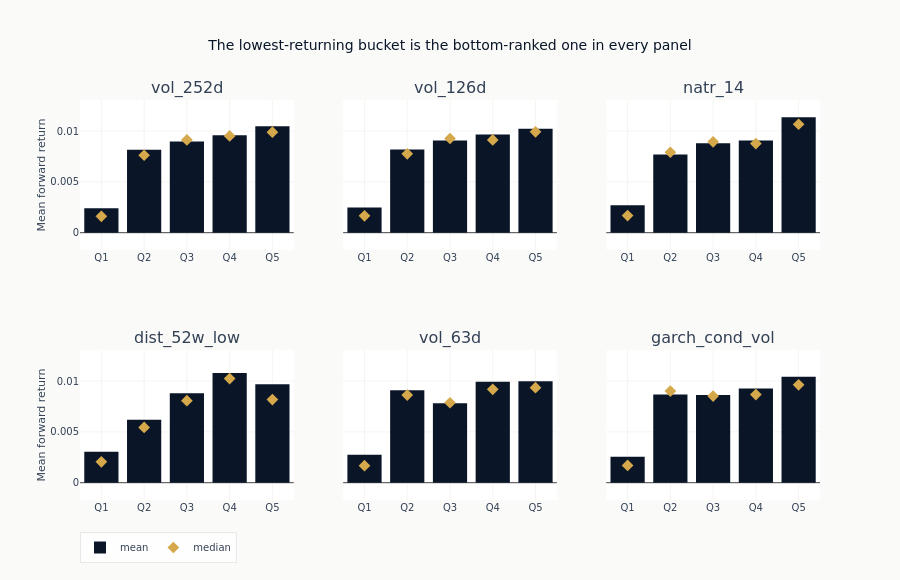

The notebook cell this image was saved under:
### Code cell
if quantile_spreads:
    n_show = min(6, len(quantile_spreads))
    feats_to_show = list(quantile_spreads.keys())[:n_show]
    n_rows_fig = (n_show + 2) // 3
    fig = make_subplots(rows=n_rows_fig, cols=3, subplot_titles=feats_to_show, shared_yaxes=True)
    for idx, feat in enumerate(feats_to_show):
        r, c = divmod(idx, 3)
        fig.add_trace(
            go.Bar(
                x=QUANTILE_LABELS,
                y=quantile_spreads[feat]["q_means"],
                marker_color=COLORS["blue"],
                name="mean",
                legendgroup="mean",
                showlegend=idx == 0,
            ),
            row=r + 1,
            col=c + 1,
        )
        fig.add_trace(
            go.Scatter(
                x=QUANTILE_LABELS,
                y=quantile_spreads[feat]["q_medians"],
                mode="markers",
                marker=dict(color=COLORS["amber"], size=9, symbol="diamond"),
                name="median",
                legendgroup="median",
                showlegend=idx == 0,
            ),
            row=r + 1,
            col=c + 1,
        )
    # One y range across the panels, so their heights are comparable. It includes zero
    # and is otherwise taken from the values.
    profile_values = [
        value
        for feat in feats_to_show
        for key in ("q_means", "q_medians")
        for value in quantile_spreads[feat][key]
    ]
    lo, hi = min(0.0, min(profile_values)), max(0.0, max(profile_values))
    pad = 0.15 * (hi - lo)
    fig.update_yaxes(range=[lo - pad, hi + pad])
    fig.update_layout(
        template="ml4t",
        height=260 * n_rows_fig + 60,
        width=900,
        title_text="The lowest-returning bucket is the bottom-ranked one in every panel",
        legend=dict(orientation="h", y=-0.08),
    )
    fig.update_yaxes(title_text="Mean forward return", col=1)
    style.show_plotly_with_alt(
        fig,
        "A grid of panels, one per leading feature, each with five bars for quintiles Q1 to Q5 of "
        "mean forward return and an amber diamond for the median. In every panel Q1 is the lowest "
        "bar at roughly a quarter of the others, while Q2 through Q5 sit close together, so the "
        "signal separates the bottom bucket rather than ordering the whole cross-section.",
    )

### Figure 1 — Plotly figure (JSON) as saved in the notebook; plotly's stock layout.template omitted (floating-point values rounded to 4 significant figures)
{"data": [{"legendgroup": "mean", "marker": {"color": "#0a1628"}, "name": "mean", "showlegend": true, "type": "bar", "x": ["Q1", "Q2", "Q3", "Q4", "Q5"], "xaxis": "x", "y": [0.002404, 0.008164, 0.008979, 0.009574, 0.01048], "yaxis": "y"}, {"legendgroup": "median", "marker": {"color": "#D4A84B", "size": 9, "symbol": "diamond"}, "mode": "markers", "name": "median", "showlegend": true, "type": "scatter", "x": ["Q1", "Q2", "Q3", "Q4", "Q5"], "xaxis": "x", "y": [0.001611, 0.007616, 0.009122, 0.009517, 0.009891], "yaxis": "y"}, {"legendgroup": "mean", "marker": {"color": "#0a1628"}, "name": "mean", "showlegend": false, "type": "bar", "x": ["Q1", "Q2", "Q3", "Q4", "Q5"], "xaxis": "x2", "y": [0.002474, 0.008174, 0.009072, 0.009663, 0.01022], "yaxis": "y2"}, {"legendgroup": "median", "marker": {"color": "#D4A84B", "size": 9, "symbol": "diamond"}, "mode": "markers", "name": "median", "showlegend": false, "type": "scatter", "x": ["Q1", "Q2", "Q3", "Q4", "Q5"], "xaxis": "x2", "y": [0.001659, 0.007759, 0.009266, 0.009128, 0.009921], "yaxis": "y2"}, {"legendgroup": "mean", "marker": {"color": "#0a1628"}, "name": "mean", "showlegend": false, "type": "bar", "x": ["Q1", "Q2", "Q3", "Q4", "Q5"], "xaxis": "x3", "y": [0.002707, 0.007685, 0.008802, 0.009065, 0.01135], "yaxis": "y3"}, {"legendgroup": "median", "marker": {"color": "#D4A84B", "size": 9, "symbol": "diamond"}, "mode": "markers", "name": "median", "showlegend": false, "type": "scatter", "x": ["Q1", "Q2", "Q3", "Q4", "Q5"], "xaxis": "x3", "y": [0.001685, 0.00791, 0.00894, 0.008761, 0.01066], "yaxis": "y3"}, {"legendgroup": "mean", "marker": {"color": "#0a1628"}, "name": "mean", "showlegend": false, "type": "bar", "x": ["Q1", "Q2", "Q3", "Q4", "Q5"], "xaxis": "x4", "y": [0.003045, 0.006193, 0.008793, 0.0108, 0.009681], "yaxis": "y4"}, {"legendgroup": "median", "marker": {"color": "#D4A84B", "size": 9, "symbol": "diamond"}, "mode": "markers", "name": "median", "showlegend": false, "type": "scatter", "x": ["Q1", "Q2", "Q3", "Q4", "Q5"], "xaxis": "x4", "y": [0.002051, 0.005433, 0.008063, 0.01024, 0.008178], "yaxis": "y4"}, {"legendgroup": "mean", "marker": {"color": "#0a1628"}, "name": "mean", "showlegend": false, "type": "bar", "x": ["Q1", "Q2", "Q3", "Q4", "Q5"], "xaxis": "x5", "y": [0.002758, 0.009086, 0.007821, 0.009937, 0.009979], "yaxis": "y5"}, {"legendgroup": "median", "marker": {"color": "#D4A84B", "size": 9, "symbol": "diamond"}, "mode": "markers", "name": "median", "showlegend": false, "type": "scatter", "x": ["Q1", "Q2", "Q3", "Q4", "Q5"], "xaxis": "x5", "y": [0.001675, 0.008613, 0.007863, 0.009184, 0.00935], "yaxis": "y5"}, {"legendgroup": "mean", "marker": {"color": "#0a1628"}, "name": "mean", "showlegend": false, "type": "bar", "x": ["Q1", "Q2", "Q3", "Q4", "Q5"], "xaxis": "x6", "y": [0.002562, 0.008669, 0.008625, 0.009264, 0.01041], "yaxis": "y6"}, {"legendgroup": "median", "marker": {"color": "#D4A84B", "size": 9, "symbol": "diamond"}, "mode": "markers", "name": "median", "showlegend": false, "type": "scatter", "x": ["Q1", "Q2", "Q3", "Q4", "Q5"], "xaxis": "x6", "y": [0.0017, 0.009015, 0.008519, 0.008665, 0.009624], "yaxis": "y6"}], "layout": {"annotations": [{"font": {"size": 16}, "showarrow": false, "text": "vol_252d", "x": 0.1444, "xanchor": "center", "xref": "paper", "y": 1.0, "yanchor": "bottom", "yref": "paper"}, {"font": {"size": 16}, "showarrow": false, "text": "vol_126d", "x": 0.5, "xanchor": "center", "xref": "paper", "y": 1.0, "yanchor": "bottom", "yref": "paper"}, {"font": {"size": 16}, "showarrow": false, "text": "natr_14", "x": 0.8556, "xanchor": "center", "xref": "paper", "y": 1.0, "yanchor": "bottom", "yref": "paper"}, {"font": {"size": 16}, "showarrow": false, "text": "dist_52w_low", "x": 0.1444, "xanchor": "center", "xref": "paper", "y": 0.375, "yanchor": "bottom", "yref": "paper"}, {"font": {"size": 16}, "showarrow": false, "text": "vol_63d", "x": 0.5, "xanchor": "center", "xref": "paper", "y": 0.375, "yanchor": "bottom", "yref": "paper"}, {"font": {"size": 16}, "showarrow": false, "text": "garch_cond_vol", "x": 0.8556, "xanchor": "center", "xref": "paper", "y": 0.375, "yanchor": "bottom", "yref": "paper"}], "height": 580, "legend": {"orientation": "h", "y": -0.08}, "title": {"text": "The lowest-returning bucket is the bottom-ranked one in every panel"}, "width": 900, "xaxis": {"anchor": "y", "domain": [0.0, 0.2889]}, "xaxis2": {"anchor": "y2", "domain": [0.3556, 0.6444]}, "xaxis3": {"anchor": "y3", "domain": [0.7111, 1.0]}, "xaxis4": {"anchor": "y4", "domain": [0.0, 0.2889]}, "xaxis5": {"anchor": "y5", "domain": [0.3556, 0.6444]}, "xaxis6": {"anchor": "y6", "domain": [0.7111, 1.0]}, "yaxis": {"anchor": "x", "domain": [0.625, 1.0], "range": [-0.001702, 0.01305], "title": {"text": "Mean forward return"}}, "yaxis2": {"anchor": "x2", "domain": [0.625, 1.0], "matches": "y", "range": [-0.001702, 0.01305], "showticklabels": false}, "yaxis3": {"anchor": "x3", "domain": [0.625, 1.0], "matches": "y", "range": [-0.001702, 0.01305], "showticklabels": false}, "yaxis4": {"anchor": "x4", "domain": [0.0, 0.375], "range": [-0.001702, 0.01305], "title": {"text": "Mean forward return"}}, "yaxis5": {"anchor": "x5", "domain": [0.0, 0.375], "matches": "y4", "range": [-0.001702, 0.01305], "showticklabels": false}, "yaxis6": {"anchor": "x6", "domain": [0.0, 0.375], "matches": "y4", "range": [-0.001702, 0.01305], "showticklabels": false}}}
